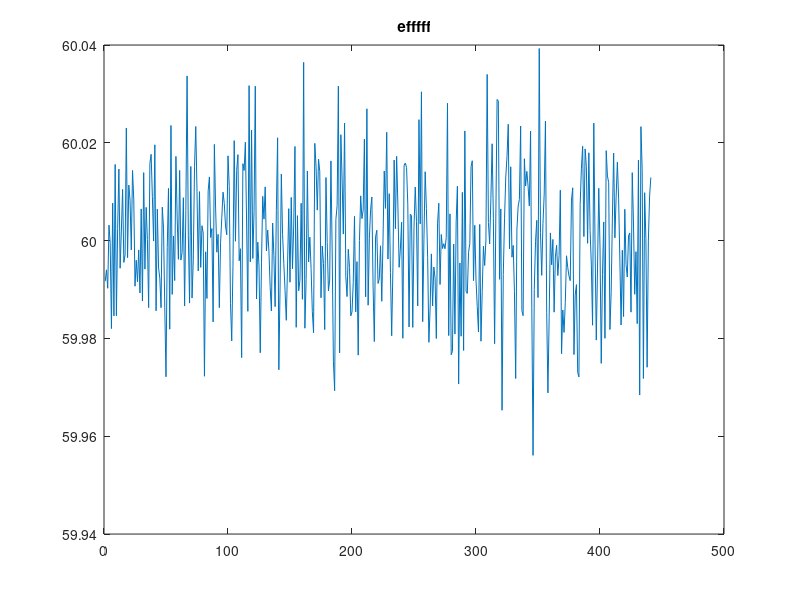
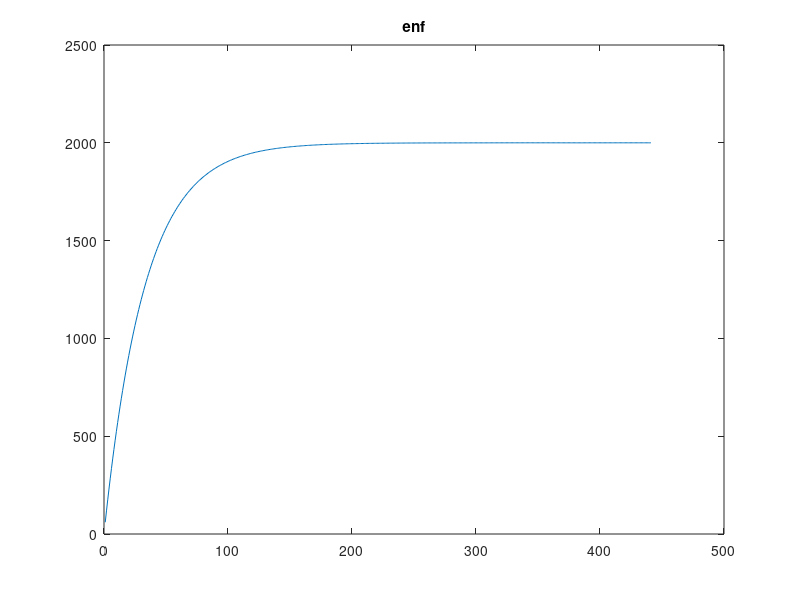

These charts were generated, in order, by the following MATLAB code:
clc, clear, close all;

mu = 60; %Hz
sigma = 0.0133;
fs = 441;
framet = 1; % seconds
wlen = floor(framet*fs);

f = normrnd(mu,sigma,1,wlen);   %gaussian freqs with mean mu and std sig
phi = rand(1,wlen) * 2*pi;      %random phases in U[0,2pi]
enf = filter(1, [1 -0.97],f);

figure; plot(f); title('efffff');
figure;plot(enf); title('enf');

sig = zeros(1,wlen);
t = linspace(0,framet,wlen);
for ii = 1:wlen

    sinwave = sin(2*pi*enf(ii)*t + phi(ii));
    if (ii == -1) 
        figure;plot(t,sinwave);title(['SINUS MINUS! ' num2str(enf(ii)) ' ' num2str(phi(ii))]); 
    end
    sig = sig + sinwave;
end




%figure;plot(sig); title('final sig');

L = length(sig);
ft = fft(sig);
P2 = abs(ft/L);
P1 = P2(1:round(L/2)+1);
P1(2:end-1) = 2*P1(2:end-1);

eff = fs*(0:(L/2))/L;

%figure;plot(eff,P1(1:end-1));title('FFT');


